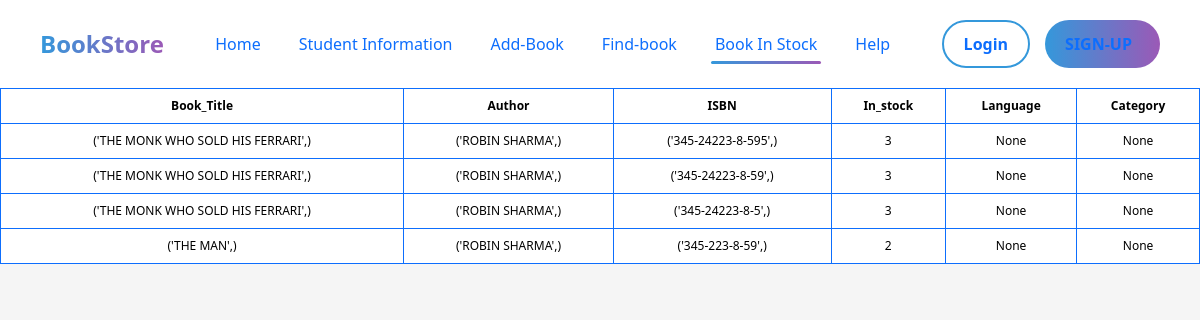
/book/, run on the app's committed database.
### app/models.py (models this page shows, shortened)
class Book(models.Model):
    title = models.CharField(max_length=128)
    author = models.CharField(max_length=128)
    isbn = models.CharField(max_length=128,unique=True)
    in_stock = models.IntegerField(default=0)
    publishDate = models.CharField(max_length=250,null=True, blank=True)
    language = models.CharField(max_length=128, blank=True, null=True)
    category = models.CharField(max_length=128, blank=True, null=True)
    description = models.TextField(null=True, blank=True)
    pages= models.IntegerField(null=True, blank=True)
    File_format = models.CharField(max_length=128 ,blank=True, null=True)

### app/views.py (the view)
# urls.py: path("book/",views.books, name="book"),
def books(request):
    books = Book.objects.all()
    return render(request, 'book.html', {'books': books})

### app/templates/book.html (shortened to what this page needs)
<!DOCTYPE html>
<html lang="en">
<head>
    <link href="https://cdn.jsdelivr.net/npm/bootstrap@5.3.3/dist/css/bootstrap.min.css" rel="stylesheet">
</head>
<body>
  <header class="header">
    <div class="logo">BookStore</div>
    <nav class="nav-container">
        <div class="text"><a href="{% url 'front' %}" style="text-decoration: none;">Home</a></div>
        <div class="text"><a href="{% url 'studentinfo' %}" style="text-decoration: none;">Student Information</a></div>
        <div class="text"><a href="{% url 'add' %}" style="text-decoration: none;">Add-Book</a></div>
        <div class="text"><a href="{% url 'find' %}" style="text-decoration: none;">Find-book</a></div>
        <div class="text active"><a href="{% url 'book' %}" style="text-decoration: none;">Book In Stock</a></div>
        <div class="text"><a href="{% url 'help' %}" style="text-decoration: none;">Help</a></div>
    </nav>
    <div class="auth-container">
        <div class="login">
            <a href=" {% url 'login' %} " style="text-decoration: none;">Login</a>
        </div>
        <div class="signin"><a href="{% url 'signup' %}" style="text-decoration: none;">SIGN-UP</a> </div>
</header>
    <table class="table table-bordered border-primary">
            <thead>
              <tr>
                <th scope="col">Book_Title</th>
                <th scope="col">Author</th>
                <th scope="col">ISBN</th>
                <th scope="col">In_stock</th>
                <th scope="col">Language</th>
                <th scope="col">Category</th>
              </tr>
            </thead>
            <tbody>
              {% for book in books %}
              <tr>
                <td>{{book.title}}</td>
                <td>{{book.author}}</td>
                <td>{{book.isbn}}</td>
                <td>{{book.in_stock}}</td>
                <td>{{book.language}}</td>
                <td>{{book.category}}</td>
              </tr>
              {% endfor %}
            </tbody>
    </table>
</body>
</html>

### app/templates/book.html (style rules this page uses)
body { font-family: Arial, sans-serif; margin: 0; padding: 0; background-color: #f4f4f4; }
body { font-family: Arial, sans-serif; margin: 0; padding: 0; background-size: cover; }
header { background: #333; color: #fff; padding: 15px; text-align: center; }
table { width: 100%; border-collapse: collapse; font-size: 12px; font-family: 'Franklin Gothic Medium', 'Arial Narrow', Arial, sans-serif; }
th, td { padding: 6px; text-align: center; }
* { margin: 0; padding: 0; box-sizing: border-box; font-family: 'Segoe UI', Tahoma, Geneva, Verdana, sans-serif; }
body { background-color: #f5f5f5; }
.header { display: flex; justify-content: space-between; align-items: center; padding: 20px 40px; background-color: #ffffff; box-shadow: 0 4px 12px rgba(0, 0, 0, 0.1); top: 0; left: 0; width: 100%; z-index: 1000; }
.nav-container { display: flex; align-items: center; gap: 30px; }
.text { position: relative; font-size: 16px; color: #333; cursor: pointer; transition: all 0.3s ease; padding: 8px 4px; opacity: 0; transform: translateY(-20px); animation: fadeIn 0.5s forwards; }
.text::after { content: ''; position: absolute; width: 0; height: 3px; bottom: 0; left: 0; background: linear-gradient(90deg, #3498db, #9b59b6); transition: width 0.3s ease; border-radius: 2px; }
.auth-container { display: flex; gap: 15px; }
.login, .signin { padding: 10px 20px; border-radius: 25px; cursor: pointer; font-weight: 600; opacity: 0; transform: translateY(-20px); animation: fadeIn 0.5s forwards; transition: all 0.3s ease; }
.login { background-color: transparent; color: #3498db; border: 2px solid #3498db; }
.signin { background: linear-gradient(90deg, #3498db, #9b59b6); color: white; border: none; display: flex; align-items: center; gap: 8px; }
.logo { font-size: 24px; font-weight: 700; background: linear-gradient(90deg, #3498db, #9b59b6); -webkit-background-clip: text; -webkit-text-fill-color: transparent; opacity: 0; animation: fadeIn 0.5s forwards; }
.text.active::after { width: 100%; }

### data on the page
Book: title "('THE MONK WHO SOLD HIS FERRARI',)", author "('ROBIN SHARMA',)", isbn "('345-24223-8-595',)", in_stock "3", language "None", category "None"
Book: title "('THE MONK WHO SOLD HIS FERRARI',)", author "('ROBIN SHARMA',)", isbn "('345-24223-8-59',)", in_stock "3", language "None", category "None"
Book: title "('THE MONK WHO SOLD HIS FERRARI',)", author "('ROBIN SHARMA',)", isbn "('345-24223-8-5',)", in_stock "3", language "None", category "None"
Book: title "('THE MAN',)", author "('ROBIN SHARMA',)", isbn "('345-223-8-59',)", in_stock "2", language "None", category "None"
